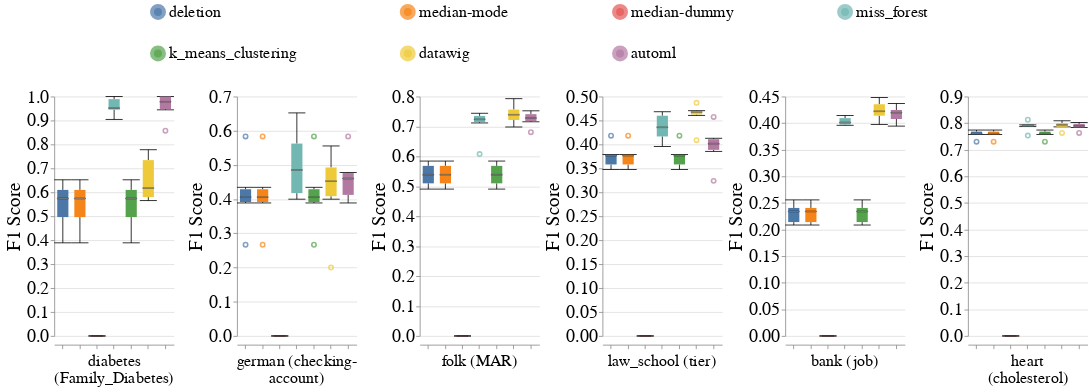

The cell this chart's notebook holds for it:
### Markdown cell above
### Overall Metrics

### Code cell
# Categorical
dataset_to_column_name = {
    DIABETES_DATASET: 'Family_Diabetes',
    GERMAN_CREDIT_DATASET: 'checking-account',
    ACS_INCOME_DATASET: 'MAR',
    LAW_SCHOOL_DATASET: 'tier',
    BANK_MARKETING_DATASET: 'job',
    CARDIOVASCULAR_DISEASE_DATASET: 'cholesterol',
}
create_box_plots_for_diff_imputers_and_datasets(train_injection_scenario='MCAR3',
                                                test_injection_scenario='MCAR3',
                                                metric_name='f1_score',
                                                dataset_to_column_name=dataset_to_column_name,
                                                db_client=db_client,
                                                without_dummy=False)

### Figure 1 — Vega-Lite specification as saved in the notebook (floating-point values rounded to 4 significant figures; data arrays with more than 128 entries replaced by an {"elided": "..."} marker saying what was removed)
{"config": {"view": {"continuousWidth": 400, "continuousHeight": 300, "stroke": null}, "axis": {"labelFontSize": 22, "labelFontWeight": "normal", "titleFontSize": 24, "titleFontWeight": "normal"}, "facet": {"spacing": 5}, "header": {"labelFontSize": 20, "labelOrient": "bottom", "labelPadding": 5, "titleFontSize": 24}, "legend": {"columns": 4, "direction": "horizontal", "labelFontSize": 20, "labelLimit": 400, "orient": "top", "symbolOffset": 120, "symbolStrokeWidth": 10, "titleAnchor": "middle", "titleFontSize": 22, "titleLimit": 300}, "title": {"fontSize": 24}}, "data": {"name": "data-27d4ede4c0016e13723ff54bee167482"}, "mark": {"type": "boxplot", "median": {"stroke": "black", "strokeWidth": 0.7}, "ticks": true}, "encoding": {"color": {"field": "Null_Imputer_Name", "sort": ["deletion", "median-mode", "median-dummy", "miss_forest", "k_means_clustering", "datawig", "automl"], "title": null, "type": "nominal"}, "column": {"field": "Dataset_Name_With_Column", "sort": {"field": "Dataset_Sequence_Number", "order": "ascending"}, "title": null, "type": "nominal"}, "x": {"axis": {"labels": false}, "field": "Null_Imputer_Name", "sort": ["deletion", "median-mode", "median-dummy", "miss_forest", "k_means_clustering", "datawig", "automl"], "title": null, "type": "nominal"}, "y": {"field": "F1_Score", "scale": {"zero": false}, "title": "F1 Score", "type": "quantitative"}}, "resolve": {"scale": {"y": "independent"}}, "width": 150, "$schema": "https://vega.github.io/schema/vega-lite/v4.17.0.json", "datasets": {"data-27d4ede4c0016e13723ff54bee167482": {"elided": "252 records"}}}
